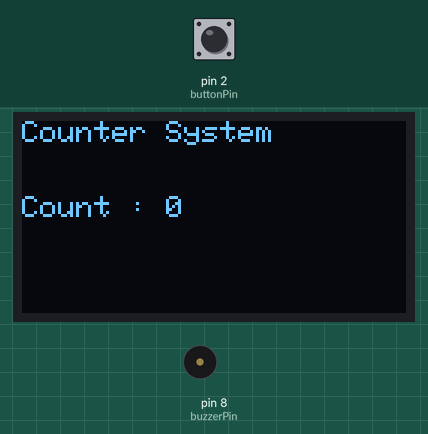
The sketch below on a simulated Arduino Uno, built with avr-gcc and run on an emulated ATmega328P. On the bench: 128×64 one-colour display, buzzer (waves = sounding, pin HIGH). Inputs (shaded band) come from the test bench; at power-on: pin 2 (buttonPin) HIGH.

Above: at 1.2 s.
1.3 s: pin 2 (buttonPin) pulled LOW for 0.15 s
At 2.1 s:
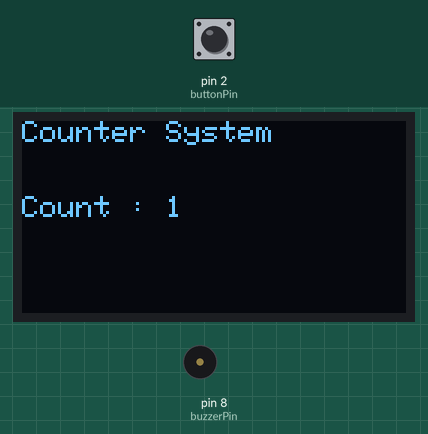
2.9 s: pin 2 (buttonPin) pulled LOW for 1 s
At 3.3 s:
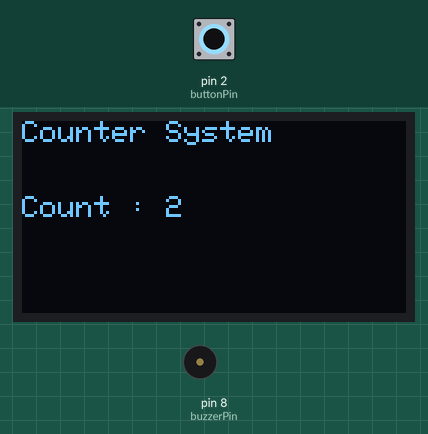
5.4 s: pin 2 (buttonPin) pulled LOW for 0.15 s
At 6.4 s:
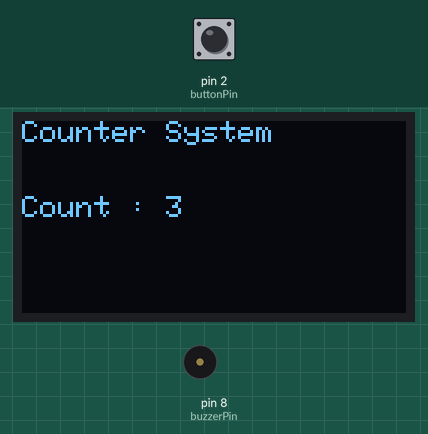
7.0 s: pin 2 (buttonPin) pulled LOW for 1 s
At 7.7 s:
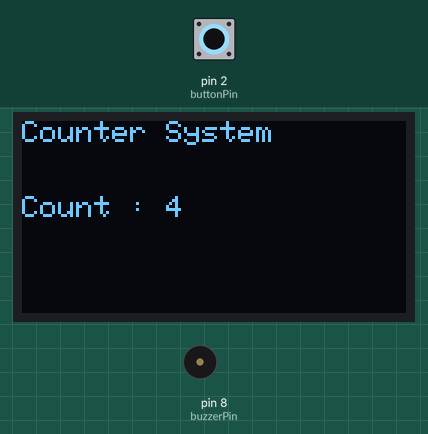
Timing chart, 0 to 10.0 s (numbered marks = the images above; inputs shaded):
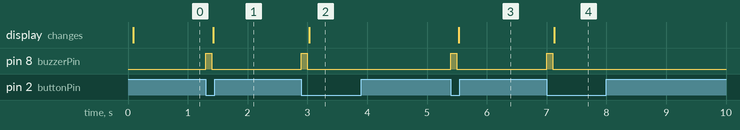

Measured:
- after the input at 1.3 s, pin 8 (buzzerPin): LOW → HIGH at once, → LOW 0.10 s later; the display: changes after 0.13 s (image 1)
- after the input at 2.9 s, pin 8 (buzzerPin): LOW → HIGH at once, → LOW 0.10 s later; the display: changes after 0.13 s (image 2)
- after the input at 5.4 s, pin 8 (buzzerPin): LOW → HIGH at once, → LOW 0.10 s later; the display: changes after 0.13 s (image 3)
- after the input at 7.0 s, pin 8 (buzzerPin): LOW → HIGH at once, → LOW 0.10 s later; the display: changes after 0.13 s (image 4)

The sketch:

oled_digital_counter.ino
```cpp
#include <Wire.h>
#include <Adafruit_GFX.h>
#include <Adafruit_SSD1306.h>

#define SCREEN_WIDTH 128
#define SCREEN_HEIGHT 64

Adafruit_SSD1306 display(SCREEN_WIDTH, SCREEN_HEIGHT, &Wire, -1);

const int buttonPin = 2;
const int buzzerPin = 8;

int count = 0;
bool lastButtonState = HIGH;

void setup()
{
  pinMode(buttonPin, INPUT_PULLUP);
  pinMode(buzzerPin, OUTPUT);

  display.begin(SSD1306_SWITCHCAPVCC, 0x3C);

  display.clearDisplay();
  display.display();

  updateDisplay();
}

void loop()
{
  bool buttonState = digitalRead(buttonPin);

  // Detect button press
  if (lastButtonState == HIGH && buttonState == LOW)
  {
    count++;

    digitalWrite(buzzerPin, HIGH);
    delay(100);
    digitalWrite(buzzerPin, LOW);

    updateDisplay();

    delay(200);   // Debounce
  }

  lastButtonState = buttonState;
}

void updateDisplay()
{
  display.clearDisplay();

  display.setTextSize(1);
  display.setTextColor(WHITE);

  display.setCursor(0,0);
  display.println("Counter System");

  display.setCursor(0,25);
  display.print("Count : ");
  display.print(count);

  display.display();
}
```
